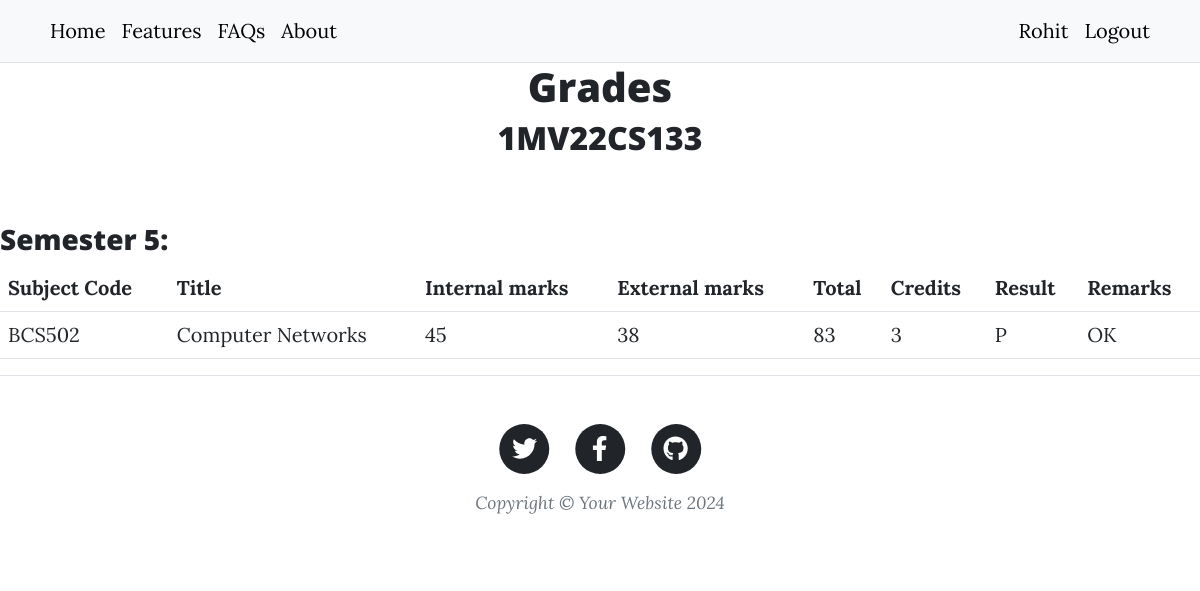
The page /grades?usn=1MV22CS133 (signed in) on the database its author committed.
### main.py (models this page shows)
class User(db.Model, UserMixin):
    __tablename__ = "user"
    id: Mapped[int] = mapped_column(Integer, primary_key=True)
    name: Mapped[str] = mapped_column(String(250))
    email: Mapped[str] = mapped_column(String(250), unique=True)
    designation: Mapped[str] = mapped_column(String(100))
    usn: Mapped[str] = mapped_column(String(100), nullable=True)
    semester: Mapped[int] = mapped_column(Integer, nullable=True)
    course: Mapped[str] = mapped_column(String(250), nullable=True)
    section: Mapped[str] = mapped_column(String(100), nullable=True)
    password: Mapped[str] = mapped_column(String(1000))
    grades: Mapped[List["UserGrade"]] = relationship(back_populates='student')

class UserGrade(db.Model):
    id: Mapped[int] = mapped_column(Integer, primary_key=True)
    subject: Mapped[str] = mapped_column(String(250))
    subject_code: Mapped[str] = mapped_column(String(250))
    student_id: Mapped[int] = mapped_column(ForeignKey('user.id'))
    student: Mapped["User"] = relationship(back_populates='grades')
    internal_marks: Mapped[int] = mapped_column(Integer)
    external_marks: Mapped[int] = mapped_column(Integer)
    subject_credits: Mapped[int] = mapped_column(Integer)
    semester: Mapped[int] = mapped_column(Integer)
    remarks: Mapped[str] = mapped_column(String(1000), nullable=True)
    is_pass: Mapped[str] = mapped_column(String[10])

### main.py (the view)
@app.route('/grades')
@student_specific
def show_grades():
    user = db.session.execute(db.select(User).where(User.usn == request.args.get('usn'))).scalar()
    semesters = []
    for i in range(1, 9):
        for sub in user.grades:
            if sub.semester == i:
                semesters.append(i)
                break
    return render_template('grades.html', user=user, semesters=semesters)

### main.py (called while the page is built)
def student_specific(function):
    @wraps(function)
    def wrapper_function(*args, **kwargs):
        if current_user.is_authenticated and current_user.designation == 'Teacher':
            return function(*args, **kwargs)
        elif (current_user.is_authenticated and current_user.designation == 'Student' and
              current_user.usn == request.args.get('usn').upper()):
            return function(*args, **kwargs)
        else:
            return abort(403)
    return wrapper_function

@login_manager.user_loader
def load_user(user_id):
    return User.query.get(user_id)

### Templates/grades.html (shortened to what this page needs)
{% include "header.html" %}
<h1 style="text-align: center">Grades</h1>
<h2 style="text-align: center">{{ user.usn }}</h2>
<div>
    {% for sem in semesters %}
    <h3><br>Semester {{ sem }}:</h3>
    <table class="table">
        <thead>
            <tr>
                <th scope="col">Subject Code</th>
                <th scope="col">Title</th>
                <th scope="col">Internal marks</th>
                <th scope="col">External marks</th>
                <th scope="col">Total</th>
                <th scope="col">Credits</th>
                <th scope="col">Result</th>
                <th scope="col">Remarks</th>
            </tr>
        </thead>
        <tbody>
            {% for sub in user.grades %}
            {% if sub.semester == sem %}
            <tr>
                <td>{{ sub.subject_code }}</td>
                <td>{{ sub.subject }}</td>
                <td>{{ sub.internal_marks }}</td>
                <td>{{ sub.external_marks }}</td>
                <td>{{ sub.internal_marks + sub.external_marks }}</td>
                <td>{{ sub.subject_credits }}</td>
                <td>{{ sub.is_pass }}</td>
                {% if sub.remarks is not none %}
                <td>{{ sub.remarks }}</td>
                {% else %}
                <td></td>
                {% endif %}
            </tr>
            {% endif %}
            {% endfor %}
        </tbody>
    </table>
    {% endfor %}
</div>
{% include "footer.html" %}

### Templates/header.html (shortened to what this page needs)
<!DOCTYPE html>
<html lang="en">
  <head>
    {% block styles %}
    {{ bootstrap.load_css() }}
    <link
      href="{{ url_for('static', filename='css/styles.css') }}"
      rel="stylesheet"
    />
    {% endblock %}
  </head>
  <body>
    <nav class="py-2 bg-body-tertiary border-bottom">
    <div class="container d-flex flex-wrap">
      <ul class="nav me-auto">
        <li class="nav-item"><a href="{{ url_for('home') }}" class="nav-link link-body-emphasis px-2 active" aria-current="page">Home</a></li>
        <li class="nav-item"><a href="#" class="nav-link link-body-emphasis px-2">Features</a></li>
        <li class="nav-item"><a href="#" class="nav-link link-body-emphasis px-2">FAQs</a></li>
        <li class="nav-item"><a href="#" class="nav-link link-body-emphasis px-2">About</a></li>
      </ul>
      <ul class="nav">
        {% if not current_user.is_authenticated %}
        <li class="nav-item"><a href="{{ url_for('login') }}" class="nav-link link-body-emphasis px-2">Login</a></li>
        <li class="nav-item"><a href="{{ url_for('choose_designation') }}" class="nav-link link-body-emphasis px-2">Register</a></li>
        {% else %}
        <li class="nav-item"><a href="#" class="nav-link link-body-emphasis px-2">{{ current_user.name }}</a></li>
        <li class="nav-item"><a href="{{ url_for('logout') }}" class="nav-link link-body-emphasis px-2">Logout</a></li>
        {% endif %}
      </ul>
    </div>
  </nav>

### Templates/footer.html (shortened to what this page needs)
        <footer class="border-top">
          <div class="container px-4 px-lg-5">
              <div class="row gx-4 gx-lg-5 justify-content-center">
                  <div class="col-md-10 col-lg-8 col-xl-7">
                      <ul class="list-inline text-center">
                          <li class="list-inline-item">
                              <a href="#!">
                                  <span class="fa-stack fa-lg">
                                      <i class="fas fa-circle fa-stack-2x"></i>
                                      <i class="fab fa-twitter fa-stack-1x fa-inverse"></i>
                                  </span>
                              </a>
                          </li>
                          <li class="list-inline-item">
                              <a href="#!">
                                  <span class="fa-stack fa-lg">
                                      <i class="fas fa-circle fa-stack-2x"></i>
                                      <i class="fab fa-facebook-f fa-stack-1x fa-inverse"></i>
                                  </span>
                              </a>
                          </li>
                          <li class="list-inline-item">
                              <a href="#!">
                                  <span class="fa-stack fa-lg">
                                      <i class="fas fa-circle fa-stack-2x"></i>
                                      <i class="fab fa-github fa-stack-1x fa-inverse"></i>
                                  </span>
                              </a>
                          </li>
                      </ul>
                      <div class="small text-center text-muted fst-italic">Copyright &copy; Your Website 2024</div>
                  </div>
              </div>
          </div>
      </footer>
  </body>
</html>

### rows shown on the page
User: name "Rohit", usn "1MV22CS133"
UserGrade: subject_code "BCS502", subject "Computer Networks", internal_marks "45", external_marks "38", sub.internal_marks+sub.external_marks "83", subject_credits "3", is_pass "P", remarks "OK"

### other values the page prints
{{ sem }} "5"
